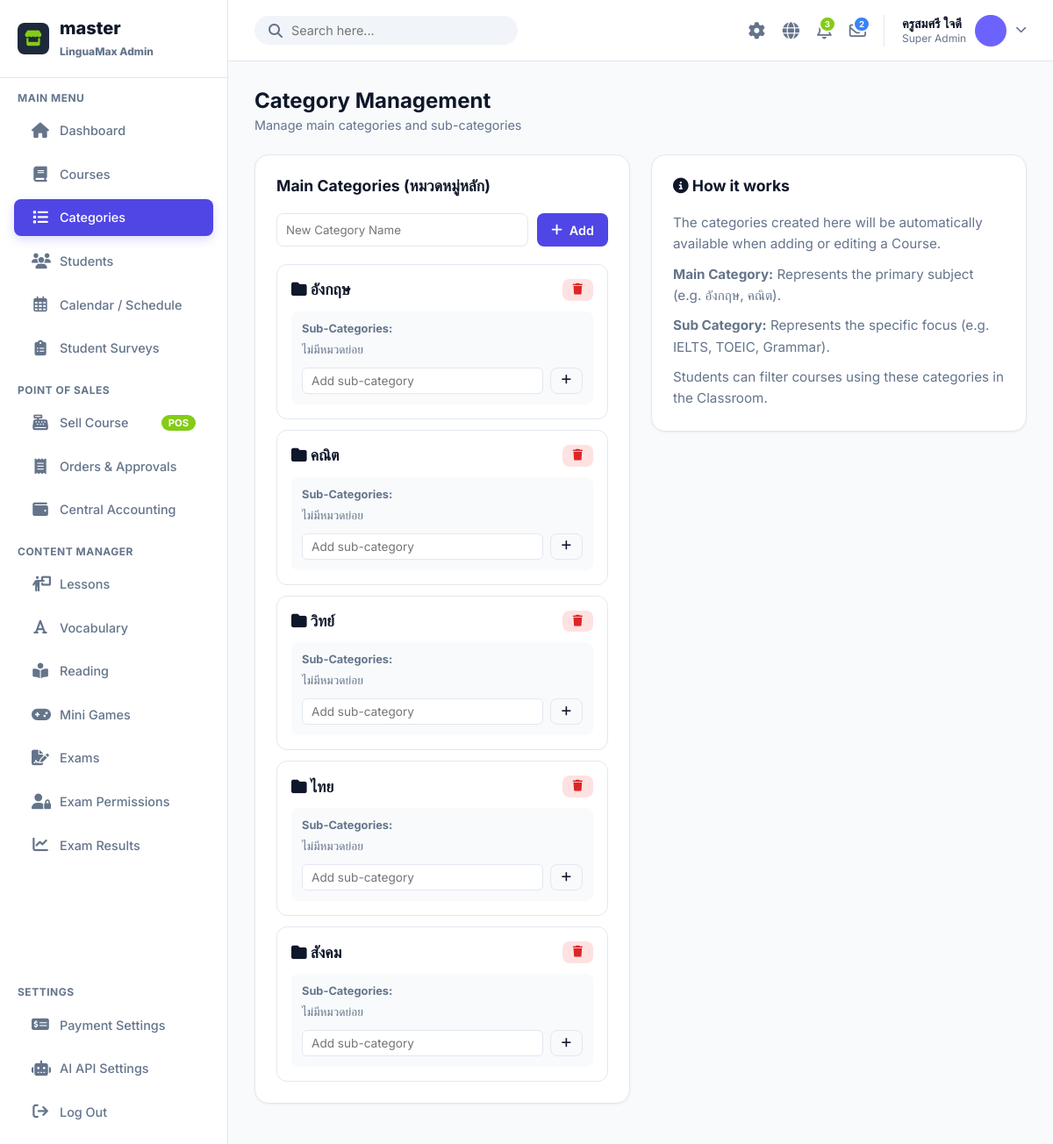
/admin/index.php?page=categories (signed in), run on the app's committed database.
### tables this page shows
CREATE TABLE `users` (
  `id` int(11) NOT NULL AUTO_INCREMENT,
  `code` varchar(10) NOT NULL,
  `username` varchar(50) DEFAULT NULL,
  `password` varchar(255) DEFAULT NULL,
  `fname` varchar(100) NOT NULL,
  `lname` varchar(100) NOT NULL,
  `nickname` varchar(50) NOT NULL,
  `role` enum('student','admin') DEFAULT 'student',
  `level` enum('beginner','intermediate','advanced') DEFAULT 'beginner',
  `xp` int(11) DEFAULT 0,
  `coins` int(11) DEFAULT 0,
  `avatar_color` varchar(7) DEFAULT '#6C63FF',
  `created_at` timestamp NOT NULL DEFAULT current_timestamp(),
  `updated_at` timestamp NOT NULL DEFAULT current_timestamp() ON UPDATE current_timestamp(),
  `daily_xp_goal` int(11) DEFAULT 50,
  `sound_enabled` tinyint(1) DEFAULT 1,
  `notifications_enabled` tinyint(1) DEFAULT 1,
  `character_id` varchar(50) DEFAULT 'default',
  `profile_pic` varchar(255) DEFAULT NULL,
  PRIMARY KEY (`id`),
  UNIQUE KEY `code` (`code`)
);

CREATE TABLE `course_categories` (
  `id` int(11) NOT NULL AUTO_INCREMENT,
  `name` varchar(100) NOT NULL,
  PRIMARY KEY (`id`),
  UNIQUE KEY `name` (`name`)
);

### admin/page/categories.php (the view, shortened to what this page needs)
<div class="page-header">
    <div>
        <h1 class="page-title">Category Management</h1>
        <p style="color: var(--text-muted); font-size: 0.9rem; margin-top: 5px;">Manage main categories and sub-categories</p>
    </div>
</div>
<?php
$stmt = $db->query("SELECT * FROM course_categories ORDER BY id ASC");
$categories = $stmt->fetchAll();
$subcats = [];
?>
<div style="display: grid; grid-template-columns: 1fr 1fr; gap: 24px; align-items: start;">
    <div class="card">
        <div class="card-header">
            <div class="card-title">Main Categories (หมวดหมู่หลัก)</div>
        </div>
        <form method="POST" style="display:flex; gap:10px; margin-bottom: 20px;">
            <input type="text" name="cat_name" placeholder="New Category Name" required style="flex:1; padding:10px; border:1px solid var(--border); border-radius:8px; outline:none;">
            <button type="submit" class="btn btn-primary"><i class="fa-solid fa-plus"></i> Add</button>
        </form>
        <div style="display:flex; flex-direction:column; gap:12px;">
            <?php foreach($categories as $cat): ?>
            <div style="border:1px solid var(--border); border-radius:12px; padding:16px;">
                <div style="display:flex; justify-content:space-between; align-items:center; margin-bottom: 12px;">
                    <strong style="font-size: 1.1rem; color: var(--text-main);"><i class="fa-solid fa-folder"></i> <?= htmlspecialchars($cat['name']) ?></strong>
                    <form method="POST" onsubmit="return confirm('Are you sure? This will delete all its sub-categories too.');" style="margin:0;">
                        <button type="submit" class="btn btn-sm" style="background:#FEE2E2; color:#DC2626;"><i class="fa-solid fa-trash"></i></button>
                    </form>
                </div>
                <div style="background:#F8FAFC; padding:12px; border-radius:8px;">
                    <div style="font-size:0.8rem; font-weight:700; color:var(--text-muted); margin-bottom:8px;">Sub-Categories:</div>
                    <div style="display:flex; flex-wrap:wrap; gap:8px; margin-bottom: 12px;">
                        <?php if(isset($subcats[$cat['id']])): ?>
                            <?php foreach($subcats[$cat['id']] as $sub): ?>
                                <div style="background:white; border:1px solid var(--border); padding:4px 10px; border-radius:20px; font-size:0.85rem; font-weight:600; display:flex; align-items:center; gap:6px;">
                                    <?= htmlspecialchars($sub['name']) ?>
                                    <form method="POST" onsubmit="return confirm('Delete this sub-category?');" style="margin:0;">
                                        <input type="hidden" name="action" value="delete_sub">
                                        <input type="hidden" name="id" value="<?= $sub['id'] ?>">
                                        <button type="submit" style="background:none; border:none; color:var(--text-muted); cursor:pointer;"><i class="fa-solid fa-times"></i></button>
                                    </form>
                                </div>
                            <?php endforeach; ?>
                        <?php else: ?>
                            <div style="font-size:0.85rem; color:var(--text-muted);">ไม่มีหมวดย่อย</div>
                        <?php endif; ?>
                    </div>
                    <form method="POST" style="display:flex; gap:8px;">
                        <input type="text" name="sub_name" placeholder="Add sub-category" required style="flex:1; padding:6px 10px; border:1px solid var(--border); border-radius:6px; font-size:0.85rem; outline:none;">
                        <button type="submit" class="btn btn-sm btn-outline"><i class="fa-solid fa-plus"></i></button>
                    </form>
                </div>
            </div>
            <?php endforeach; ?>
        </div>
    </div>
    <div class="card">
        <div class="card-header">
            <div class="card-title"><i class="fa-solid fa-circle-info"></i> How it works</div>
        </div>
        <div style="color: var(--text-muted); font-size: 0.95rem; line-height: 1.6;">
            <p style="margin-bottom: 10px;">The categories created here will be automatically available when adding or editing a Course.</p>
            <p style="margin-bottom: 10px;"><strong>Main Category:</strong> Represents the primary subject (e.g. อังกฤษ, คณิต).</p>
            <p style="margin-bottom: 10px;"><strong>Sub Category:</strong> Represents the specific focus (e.g. IELTS, TOEIC, Grammar).</p>
            <p>Students can filter courses using these categories in the Classroom.</p>
        </div>
    </div>
</div>

### admin/includes/topbar.php (shortened to what this page needs)
<?php
$stmt = $db->query("SELECT * FROM users WHERE role='admin' LIMIT 1");
$admin_profile = $stmt->fetch();
$admin_name = $admin_profile ? $admin_profile['fname'] . ' ' . $admin_profile['lname'] : 'Patricia Peter';
$admin_avatar = $admin_profile['avatar_color'] ?? '#64748B';
$stmt = $db->query("SELECT COUNT(*) FROM admin_notifications WHERE is_read=0");
$unread_notifs = $stmt->fetchColumn();
$stmt = $db->query("SELECT COUNT(*) FROM admin_messages WHERE is_read=0");
$unread_msgs = $stmt->fetchColumn();
?>
<div class="topbar">
    <form class="search-bar" action="" method="GET">
        <i class="fa-solid fa-magnifying-glass" onclick="this.parentNode.submit()" style="cursor:pointer;"></i>
        <input type="text" name="q" placeholder="Search here..." value="<?= htmlspecialchars($_GET['q'] ?? '') ?>" required>
    </form>
    <div class="topbar-actions">
        <div class="action-icon" id="themeToggle" onclick="toggleTheme()" title="Toggle Dark Mode">
            <i class="fa-solid fa-gear"></i>
        </div>
        <div class="action-icon dropdown-trigger" data-target="langDropdown" title="Change Language">
            <i class="fa-solid fa-globe"></i>
        </div>
        <div class="action-icon dropdown-trigger" data-target="notifDropdown" title="Notifications">
            <?php if($unread_notifs > 0): ?>
            <span class="action-badge" style="background:#84cc16; color:white;"><?= $unread_notifs ?></span>
            <?php endif; ?>
        </div>
        <div class="action-icon dropdown-trigger" data-target="msgDropdown" title="Messages">
            <?php if($unread_msgs > 0): ?>
            <span class="action-badge" style="background:#3B82F6; color:white;"><?= $unread_msgs ?></span>
            <?php endif; ?>
        </div>
        <div class="profile dropdown-trigger" data-target="profileDropdown" style="cursor:pointer;">
            <div class="profile-info">
                <span class="profile-name"><?= htmlspecialchars($admin_name) ?></span>
                <span class="profile-role">Super Admin</span>
            </div>
            <div class="profile-img" style="background:<?= $admin_avatar ?>;"></div>
            <i class="fa-solid fa-chevron-down" style="font-size:0.8rem; color:var(--text-muted);"></i>
        </div>
    </div>
</div>

### admin/asset/css/style.css (style rules this page uses)
:root { --primary: #4F46E5; --primary-light: #E0E7FF; --secondary: #10B981; --bg: #F8FAFC; --surface: #FFFFFF; --text-main: #0F172A; --text-muted: #64748B; --border: #E2E8F0; --sidebar-width: 260px; --topbar-height: 70px; }
* { box-sizing: border-box; margin: 0; padding: 0; font-family: 'Inter', 'Prompt', sans-serif; }
body { background: var(--bg); color: var(--text-main); display: flex; height: 100vh; overflow: hidden; }
.topbar { height: var(--topbar-height); background: var(--surface); border-bottom: 1px solid var(--border); display: flex; align-items: center; justify-content: space-between; padding: 0 30px; }
.search-bar { display: flex; align-items: center; background: #F1F5F9; border-radius: 20px; padding: 8px 16px; width: 300px; }
.search-bar i { color: var(--text-muted); margin-right: 10px; }
.search-bar input { border: none; background: transparent; outline: none; width: 100%; font-size: 0.9rem; color: var(--text-main); }
.topbar-actions { display: flex; align-items: center; gap: 20px; }
.action-icon { color: var(--text-muted); font-size: 1.2rem; cursor: pointer; position: relative; }
.action-badge { position: absolute; top: -5px; right: -5px; background: #84CC16; color: white; font-size: 0.6rem; padding: 2px 5px; border-radius: 10px; font-weight: 700; border: 2px solid white; }
.profile { display: flex; align-items: center; gap: 10px; cursor: pointer; border-left: 1px solid var(--border); padding-left: 20px; }
.profile-img { width: 36px; height: 36px; border-radius: 50%; background: #CBD5E1; }
.profile-info { display: flex; flex-direction: column; }
.profile-name { font-weight: 600; font-size: 0.9rem; }
.profile-role { font-size: 0.75rem; color: var(--text-muted); }
.page-header { display: flex; justify-content: space-between; align-items: center; margin-bottom: 25px; }
.page-title { font-size: 1.5rem; font-weight: 700; color: var(--text-main); }
.card { background: var(--surface); border-radius: 16px; padding: 24px; box-shadow: 0 1px 3px rgba(0,0,0,0.05); border: 1px solid var(--border); margin-bottom: 20px; }
.card-header { display: flex; justify-content: space-between; align-items: center; margin-bottom: 20px; }
.card-title { font-weight: 700; font-size: 1.1rem; }
.btn { padding: 8px 16px; border-radius: 8px; border: none; cursor: pointer; font-weight: 600; font-size: 0.9rem; transition: 0.2s; display: inline-flex; align-items: center; gap: 8px; text-decoration: none; }
.btn-primary { background: var(--primary); color: white; }
.btn-outline { border: 1px solid var(--border); background: transparent; color: var(--text-main); }
.btn-sm { padding: 6px 12px; font-size: 0.8rem; }
.dropdown-trigger { position: relative; cursor: pointer; }

### data on the page
users: admin_name "ครูสมศรี ใจดี"
course_categories: name "อังกฤษ", shows "ไม่มีหมวดย่อย"
course_categories: name "คณิต", shows "ไม่มีหมวดย่อย"
course_categories: name "วิทย์", shows "ไม่มีหมวดย่อย"
course_categories: name "ไทย", shows "ไม่มีหมวดย่อย"
course_categories: name "สังคม", shows "ไม่มีหมวดย่อย"

### other printed values
$unread_notifs "3"
$unread_msgs "2"
